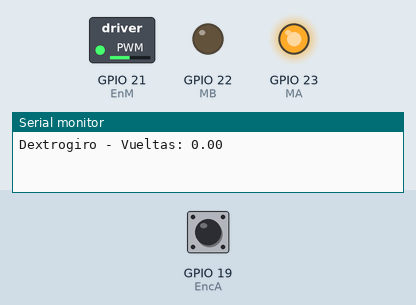
Bench run of a sketch on a simulated ESP32. Shown: switched loads named in the sketch (green lamp = pin HIGH), output pins drawn as LEDs (lit = HIGH), the last lines printed to the serial monitor. The test bench sets the inputs (shaded band); at power-on: GPIO 19 (EncA) HIGH.

Above: at 0.05 s.
At 5.05 s:
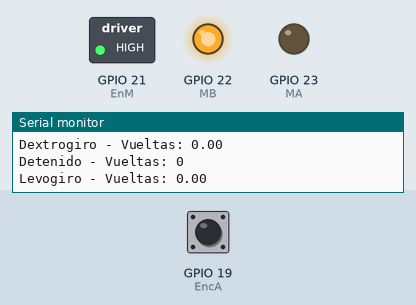
At 9.95 s:
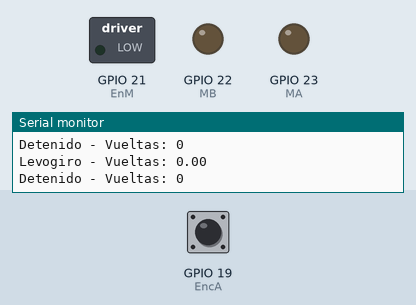
Timing chart, 0 to 13.0 s (numbered marks = the images above):
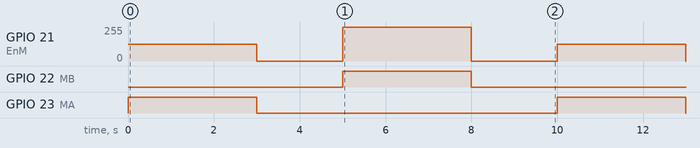

The sketch:

P6A2-ContadorDeVueltas.ino
```cpp
//P6A2–Contador de Vueltas
//enviar una señal al motor para que gire a una velocidad constante máxima
//en sentido dextrógiro por 3 segundos, se detenga por 2 y gire en
//sentido levógiro a velocidad constante máxima durante 3 segundos y enseguida, se quede detenido por 2

//El puente H va a estar leyendo la señal del encoder la cual emite pulsos en ambos sentidos de giro

//El progama cuenta las vueltas que está realizando y muestra en el monitor serial qué tipo de giro es y cuántas vueltas van
//(Sentido dextrogiro - negativas) (Sentido levogiro - positivas)

// Definición de pines
#define EnM 21  // Pin para habilitar/deshabilitar el motor
#define MA 23   // Pin de control A para el puente H
#define MB 22   // Pin de control B para el puente H
#define EncA 19 // Pin A del encoder
#define EncB 18 // Pin B del encoder

int channel = 0;     // Canal PWM que se usará
int freq = 1000;     // Frecuencia de la señal PWM
int resolution = 12; // Resolución de la señal PWM
volatile long pulses = 0;  // Cuenta de pulsos del encoder
const int PPR = 284;      // Pulsos por revolución del eje de salida del reductor

// Función que se llama cada vez que el pin A del encoder tiene un flanco ascendente
void IRAM_ATTR PulsesCounter() {
  if(digitalRead(EncB)==HIGH){
    pulses++;
  } else {
    pulses--;
  }
}

void setup() {
  // Configuración de pines de salida
  pinMode(EnM, OUTPUT);
  pinMode(MA, OUTPUT);
  pinMode(MB, OUTPUT);

  // Configuración de pines de entrada para el encoder
  pinMode(EncA, INPUT);
  pinMode(EncB, INPUT);

  // Interrupción para contar pulsos del encoder
  attachInterrupt(digitalPinToInterrupt(EncA), PulsesCounter, RISING);

  // Configura el PWM
  ledcSetup(channel, freq, resolution);
  ledcAttachPin(EnM, channel);

  // Iniciar la comunicación serial
  Serial.begin(115200);
}

void loop() {
  // Girar a la derecha durante 3 segundos
  ledcWrite(channel, 2000);
  digitalWrite(MA, HIGH);
  digitalWrite(MB, LOW);
  Serial.print("Dextrogiro - Vueltas: ");
  Serial.println(pulses / (float)PPR,2);
  delay(3000);

  // Detenerse durante 2 segundos
  ledcWrite(channel, 0);
  digitalWrite(MA, LOW);
  digitalWrite(MB, LOW);
  Serial.print("Detenido - Vueltas: ");
  Serial.println(0);
  delay(2000);

  // Girar a la izquierda durante 3 segundos
  ledcWrite(channel, 2000);
  digitalWrite(MA, LOW);
  digitalWrite(MB, HIGH);
  analogWrite(EnM, 255);  // Velocidad máxima
  Serial.print("Levogiro - Vueltas: ");
  Serial.println(pulses / (float)PPR,2);
  delay(3000);

  // Detenerse nuevamente durante 2 segundos
  ledcWrite(channel, 0);
  digitalWrite(MA, LOW);
  digitalWrite(MB, LOW);
  Serial.print("Detenido - Vueltas: ");
  Serial.println(0);
  delay(2000);
}
```

Measured:
- by itself, GPIO 21 (EnM): repeats every 10.0 s: 0/255 2.0 s, 255/255 3.0 s, 0/255 2.0 s, 125/255 3.0 s
- by itself, GPIO 22 (MB), GPIO 23 (MA): alternates HIGH for 3.0 s and LOW for 7.0 s
